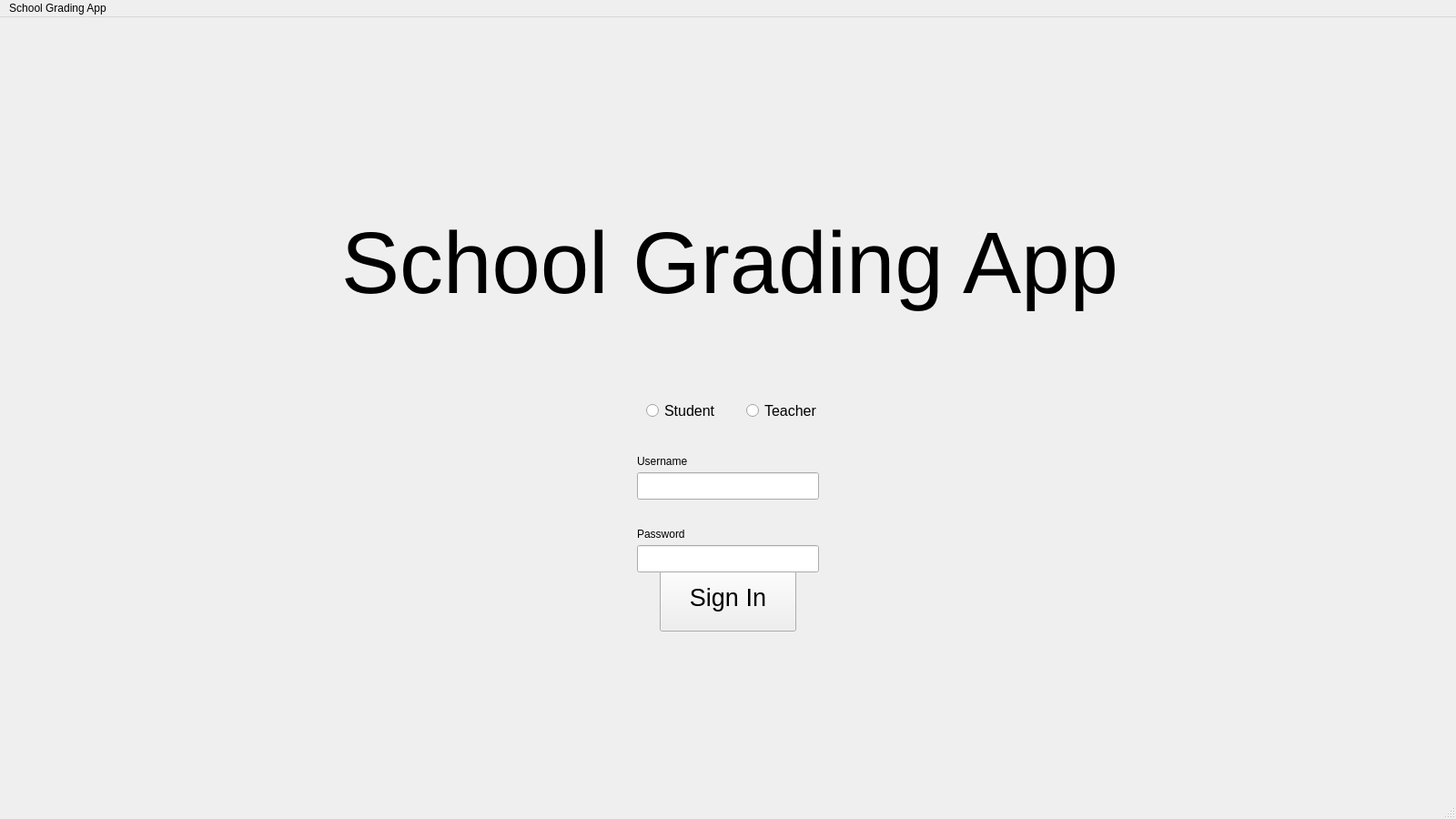
<?xml version="1.0" encoding="UTF-8"?>
<ui version="4.0">
 <class>MainWindow</class>
 <widget class="QMainWindow" name="MainWindow">
  <property name="geometry">
   <rect>
    <x>0</x>
    <y>0</y>
    <width>1600</width>
    <height>900</height>
   </rect>
  </property>
  <property name="windowTitle">
   <string>MainWindow</string>
  </property>
  <widget class="QWidget" name="centralwidget">
   <widget class="QPushButton" name="SignInButton">
    <property name="enabled">
     <bool>true</bool>
    </property>
    <property name="geometry">
     <rect>
      <x>725</x>
      <y>600</y>
      <width>150</width>
      <height>75</height>
     </rect>
    </property>
    <property name="font">
     <font>
      <pointsize>20</pointsize>
     </font>
    </property>
    <property name="text">
     <string>Sign In</string>
    </property>
   </widget>
   <widget class="QLabel" name="Title">
    <property name="geometry">
     <rect>
      <x>375</x>
      <y>180</y>
      <width>850</width>
      <height>180</height>
     </rect>
    </property>
    <property name="font">
     <font>
      <pointsize>72</pointsize>
     </font>
    </property>
    <property name="text">
     <string>School Grading App</string>
    </property>
   </widget>
   <widget class="QRadioButton" name="studentRadio">
    <property name="enabled">
     <bool>true</bool>
    </property>
    <property name="geometry">
     <rect>
      <x>710</x>
      <y>420</y>
      <width>100</width>
      <height>25</height>
     </rect>
    </property>
    <property name="font">
     <font>
      <pointsize>12</pointsize>
     </font>
    </property>
    <property name="text">
     <string>Student</string>
    </property>
   </widget>
   <widget class="QRadioButton" name="teacherRadio">
    <property name="enabled">
     <bool>true</bool>
    </property>
    <property name="geometry">
     <rect>
      <x>820</x>
      <y>420</y>
      <width>100</width>
      <height>25</height>
     </rect>
    </property>
    <property name="font">
     <font>
      <pointsize>12</pointsize>
     </font>
    </property>
    <property name="text">
     <string>Teacher</string>
    </property>
   </widget>
   <widget class="QLineEdit" name="usernameBox">
    <property name="geometry">
     <rect>
      <x>700</x>
      <y>500</y>
      <width>200</width>
      <height>30</height>
     </rect>
    </property>
   </widget>
   <widget class="QLabel" name="usernameLabel">
    <property name="geometry">
     <rect>
      <x>700</x>
      <y>480</y>
      <width>101</width>
      <height>16</height>
     </rect>
    </property>
    <property name="text">
     <string>Username</string>
    </property>
   </widget>
   <widget class="QLineEdit" name="passwordBox">
    <property name="geometry">
     <rect>
      <x>700</x>
      <y>580</y>
      <width>200</width>
      <height>30</height>
     </rect>
    </property>
   </widget>
   <widget class="QLabel" name="passwordLabel">
    <property name="geometry">
     <rect>
      <x>700</x>
      <y>560</y>
      <width>101</width>
      <height>16</height>
     </rect>
    </property>
    <property name="text">
     <string>Password</string>
    </property>
   </widget>
  </widget>
  <widget class="QMenuBar" name="menubar">
   <property name="geometry">
    <rect>
     <x>0</x>
     <y>0</y>
     <width>1600</width>
     <height>21</height>
    </rect>
   </property>
   <widget class="QMenu" name="menuSchool_Grading_App">
    <property name="title">
     <string>School Grading App</string>
    </property>
   </widget>
   <addaction name="menuSchool_Grading_App"/>
  </widget>
  <widget class="QStatusBar" name="statusbar"/>
 </widget>
 <resources/>
 <connections/>
</ui>
